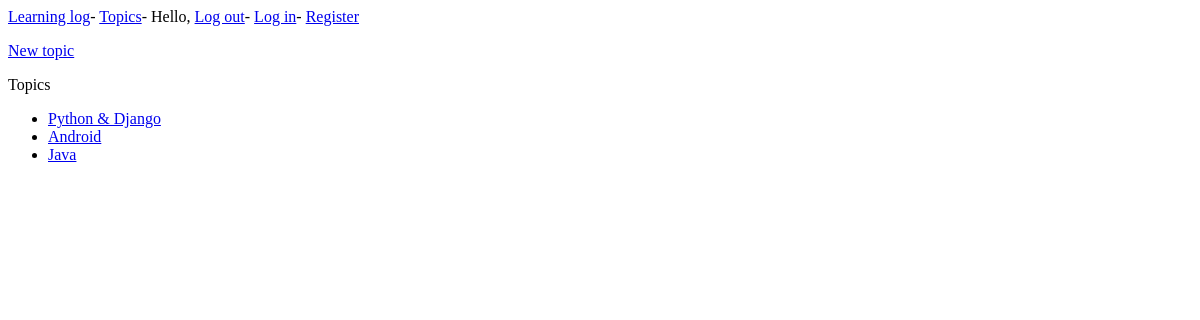
Before: /topics/ (signed in) with the older database file.
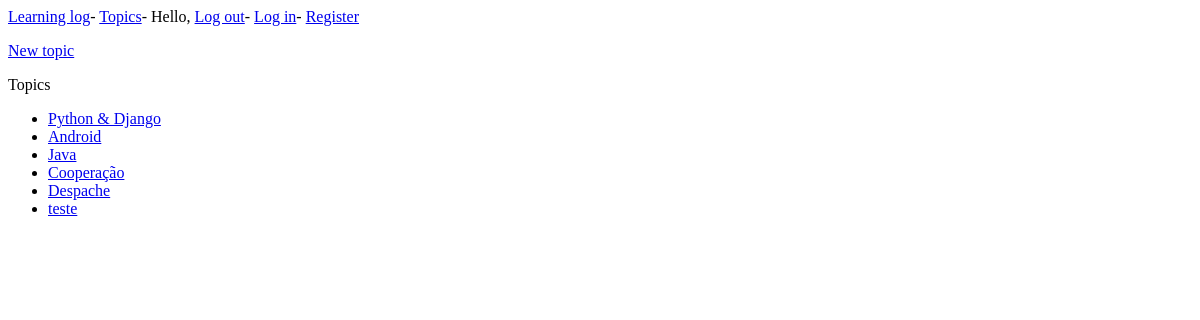
After: the same page with the newer database file.
### learningng_logs/models.py (models this page shows)
class Topic(models.Model):
    text = models.CharField(max_length=200)
    data_added = models.DateTimeField(auto_now_add=True)
    owner = models.ForeignKey(User)
    def __str__(self):
        return self.text

### learningng_logs/views.py (the view)
# urls.py: url(r'^topics/$', views.topics, name='topics'),
@login_required
def topics(request):
    topics = Topic.objects.filter(owner = request.user).order_by('data_added')
    context = {'topics': topics}
    return render(request, 'learning_logs/topics.html', context)

### learningng_logs/templates/learning_logs/topics.html
{% extends 'learning_logs/base.html' %}
{% block content %}
<a href="{% url 'learning_logs:new_topic' %}">New topic</a>
<p>Topics</p>
<ul>
    {% for topic in topics %}
        <li>
            <a href="{% url 'learning_logs:topic' topic.id %}">{{ topic }}</a>
        </li>
    {% empty %}
        <li>No topics</li>
    {% endfor %}
</ul>
{% endblock content %}

Changed rows visible on the page:
added Topic: text "Cooperação"
added Topic: text "Despache"
added Topic: text "teste"
